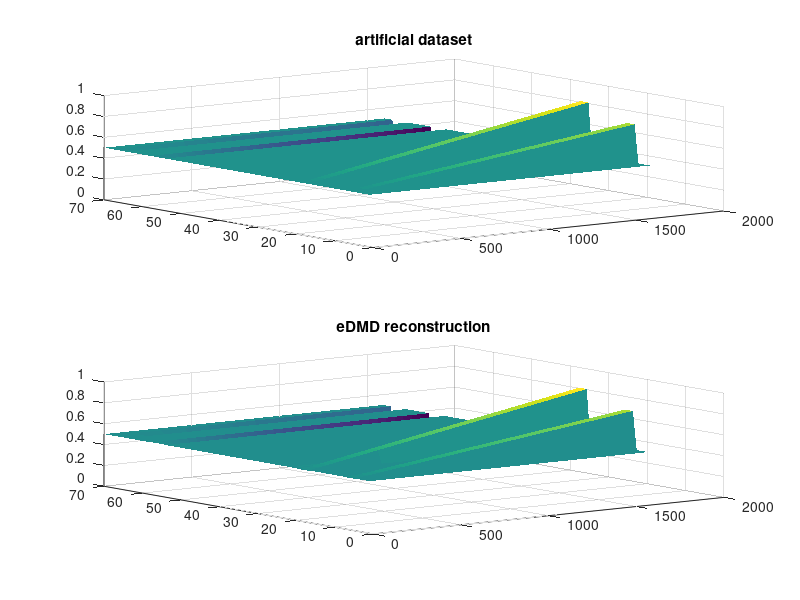
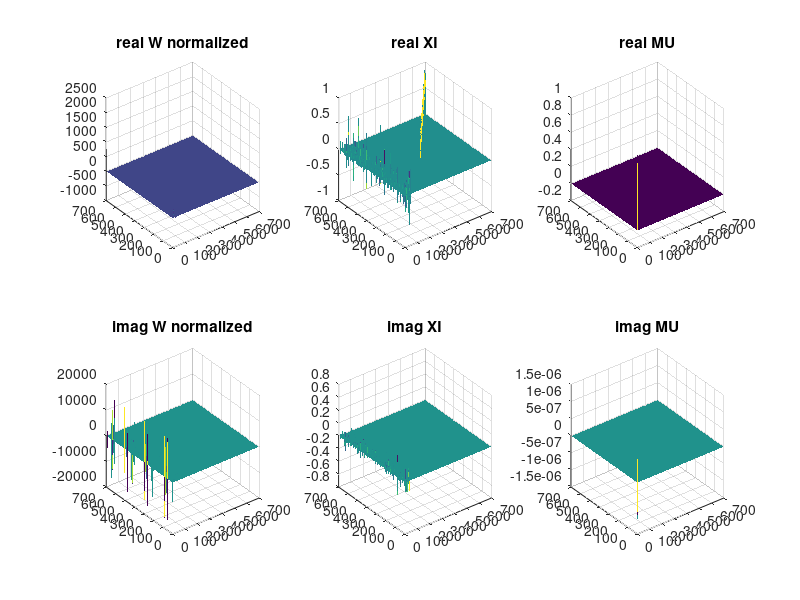
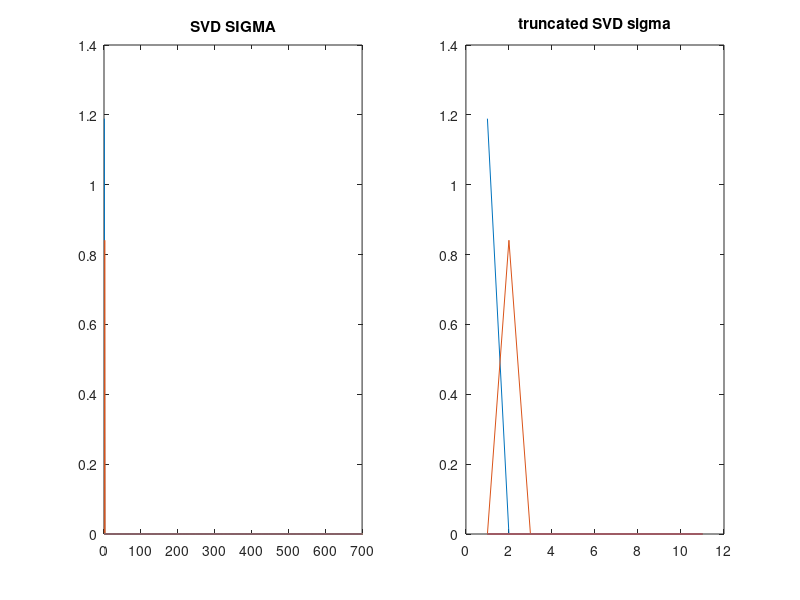

Write the MATLAB code that produced these figures, in order.
clear all
%PARAMETERS:
dt = 0.004;                  % delta*t Considering a sampling rate of 250Hz
nstacks = 10 ;                                          %Stacking parameter
r = 11;                                              %SVD: rank truncation 
N = 70;                 %ARTIFICIAL DATASET: number of channels in the data
M = 1600;              %ARTIFICIAL DATASET: number of snapshots in the data
t = dt.*(1:M);                             %ARTIFICIAL DATASET: Time vector
omega = 17.5;                      % ARTIFICIAL DATASET: Frequency multiplier
tau = 1.2;                            % ARTIFICIAL DATASET: delay parameter
Np = 0.0000;                               % ARTIFICIAL DATASET: Noise parameter
MA = 3;                      %ARTIFICIAL DATASET: Moving average parameter

%ARTIFICIAL DATASET:
No = Np.*(randn(N,M));                                         %White noise
f0 = 1;          % start frequency
f1 = 0.01;         %end freq
%X_osc = cos(2*pi*(f0*t + (f1 - f0)/(2*t(end)) * t.^2));
%X_osc = t+cos(2*pi*t);
%X_osc = t.^2;
%X_osc = 1./(1+exp(-t));
X_osc = t;
X_zero= zeros(N,M);
X_zero(5:7, :) = repmat(0.7.*X_osc, 3, 1);
X_zero(17:19, :) = repmat(0.95.*X_osc, 3, 1);
X_zero(55:57, :) = repmat(-0.95.*X_osc, 3, 1);
X_zero(65:67, :) = repmat(-0.35.*X_osc, 3, 1);
%Xconst= zeros(N,M);
%Xconst(5:7, :) = 2;
X_0 = X_zero + No;
Xcol = X_0(:);
X_col_n = normalize(Xcol, "range");
X_0_rec = reshape(X_col_n, N, M);
%X_0 = movmean(X_0,MA);   %This is a mobile mean function that makes our data a bit more smoth
X1 = X_0_rec(:, 1:end-1);
X2 = X_0_rec(:, 2:end);


%Here we will perform stacking:
%nstacks = 1;  %Stacking, at the parameters section
if nstacks > 1
    Xaug = [];
    for st = 1:nstacks
        Xaug = [Xaug; X_0(:, st:end-nstacks+st)]; 
    end
    
    X1 = Xaug(:, 1:end-1);
    X2 = Xaug(:, 2:end);
else
    X1 = X_0(:, 1:end-1);
    X2 = X_0(:, 2:end);
end
N = size(X1,1);  %number of channels in the stack
M = size(X1,2); %number of snapshots in the stack 

%A very very short eDMD dictionary, for testing purposes
% X1e = [0.*abs(X1).^2; X1];
% X2e = [0.*abs(X2).^2; X2];

%We define activity clusters to help us represent activity relations
C1 = mean(X_0(5:7, 1:end-nstacks), 1);
C2 = mean(X_0(17:19, 1:end-nstacks), 1);
C3 = mean(X_0(55:57, 1:end-nstacks), 1); %unrelated area in the occipital lobe


% X1e = [X1 ; 0.*C1.*X1 ; 0.*C2.*X1 ; 0.*C3.*X1 ];
% X2e = [X2 ; 0.*C1.*X2 ; 0.*C1.*X2 ; 0.*C1.*X2 ];
% X1e = [X1 ; 0.*C1.*X1 ; 0.*C2.*X1 ; 0.*C3.*X1 ; 0.*asind(X1); 0.*acos(X1) ];
% X2e = [X2 ; 0.*C1.*X2 ; 0.*C1.*X2 ; 0.*C1.*X2 ; 0.*asind(X2); 0.*acos(X2) ];
% X1e = [X1 ; C1.*X1 ; C2.*X1 ; C3.*X1 ; asind(X1); acos(X1) ];
% X2e = [X2 ; C1.*X2 ; C1.*X2 ; C1.*X2 ; asind(X2); acos(X2) ];
%X1e = [X1 ; 0.* cos(2*pi*(f0*X1 + (f1 - f0)/(2*X1(end)) * X1.^2)) ];
%X2e = [X2 ; 0.* cos(2*pi*(f0*X2 + (f1 - f0)/(2*X2(end)) * X2.^2))  ];
% X1e = [X1 ;  cos(2*pi*(f0*X1 + (f1 - f0) * X1.^2)) ];
% X2e = [X2 ;  cos(2*pi*(f0*X2 + (f1 - f0) * X2.^2)) ];
% X1e = [X1 ; 1./(1+exp(-X1))  ];
% X2e = [X2 ; 1./(1+exp(-X2))  ];

X1e = [X1 ];
X2e = [X2 ];



Psi_mX = X1e.'; %Proper variable naming
Psi_mY = X2e.';

%THE B MATRIX: weights that are used to build the koopman modes
%It is easily built by realizing X1 in X1e encondes the full state
k = size(X2e, 1);  %dimension of the observables vector
% btop = zeros(N,N);
% bmid = eye(N);
% B = [btop;bmid];


%b_top = eye(N);
%b_low = zeros(1*N,N);
%B = [b_top;b_low];
B = eye(N);
%X1e and X2e are Psi_M transposed, run the next couple lines to verify
%that B fulfils eq16 in Williams:
 %  Cr=transpose(B)*transpose(Psi_mX);
 %  CCr=Cr-X1;


%X1e and X2e are Psi_M transposed, run the next couple lines to verify
%that B fulfils eq16 in Williams:
%  C=transpose(B)*transpose(Psi_mX);
%  CC=C-X1;

%Generate the eDMD approximation to the Koopman Operator:
G = (Psi_mX'*Psi_mX)/M;
A = (Psi_mX'*Psi_mY)/M;
K = pinv(G)*A;    %The eDMD approximation to the Koopman operator
clear G A

%We introduce SVD to truncate K
[u,sig,v] = svd(K, 'econ'); % Performs svd on the data
%r=5; %rank truncation parameter is at the parameters section
u_t = u(:,1:r); 
sig_t = sig(1:r,1:r); 
v_t = v(:,1:r); % r-truncate U, Sigma & V
Kt = u_t*sig_t*v_t' ;   %Generates the truncated Kt

%Calculate the and normalize eigenvectors: 
[XI,MU,W] = eig(Kt);       %Generate eigenvalues and left-right eigenvctors
inerp = sum(conj(W).*XI);                  %Calculate the w_k'xi_k products
%inerp(inerp< 0.00001) = 0;   %Remove neglible inner p. (0.00001 worked ok) 
Wn = W./inerp;    %define the scaled w_n left eigenvectors in the u. circle
scaledIP = sum(conj(Wn).*XI);              %Calculate the w_n'xi_k products
ip_angle = angle(scaledIP);     %phase of w_n'xi_k products in the c. plane
an_cor = exp(1i * +ip_angle);                      %angle correction factor
Wnn = Wn.*an_cor;                                 %normalized w eigevectors
ipfinal = sum(conj(Wnn).*XI); %this should be vector of ones if all went ok

%Calculate the Koopman modes v_i
V = (Wnn'*B).';    %eDMDSVD: We use conjugate transpose now...
V(isnan(V)) = 0; %remove all undefined entries.

%State reconstruction with discrete-time eigenvalues:
mu = repmat(diag(MU)', M, 1);
row_indices = (1:M)';  % Create a column vector of row indices
mu_p = mu .^ row_indices;  % Element-wise exponentiation
Psi0 = Psi_mX(1,:);
Phid = diag(Psi0*XI);  %State reconstruction: build the diagonal Phi matrix
Xrr = real((mu_p*Phid*V')'); %State recontruction: 
orN = size(X_0,1); %Original number of channels
Xr = Xrr(1:orN,:); %Remove copies from the stacking 
Xr_col = Xr(:);
Xr_col_n = normalize(Xr_col, "range");
Xr_rec = reshape(Xr_col_n, orN, M);

%ERROR:
%rem=Xr_rec-X_0(:, 1:1597); %This needs to be generalized!!!
%E=norm(rem,"fro")/norm(X1,"fro");

%Graphs: Artificial dataset and eDMD reconstruction
figure;
subplot(2,1,1)
surf(X_0_rec, 'EdgeColor','none')
title('artificial dataset')
subplot(2,1,2)
surf(Xr_rec, 'EdgeColor','none')
title(sprintf('eDMD, period (\\omega = %.2f)', omega));   % Add omega value
title('eDMD reconstruction')

%Graphs: Eigenvalues, left and right eigenvectors
figure;
subplot(2,3,1)
surf(real(Wnn), 'EdgeColor','none')
title('real W normalized');
subplot(2,3,2)
surf(real(XI), 'EdgeColor','none')
title('real XI');
subplot(2,3,3)
surf(real(MU), 'EdgeColor','none')
title('real MU');
subplot(2,3,4)
surf(imag(Wnn), 'EdgeColor','none')
title('imag W normalized');
subplot(2,3,5)
surf(imag(XI), 'EdgeColor','none')
title('imag XI');
subplot(2,3,6)
surf(imag(MU), 'EdgeColor','none')
title('imag MU');

%Graphs: SVD singular values (and truncated sv)
figure;
subplot(1,2,1)
plot(sig)
title('SVD SIGMA');
subplot(1,2,2)
plot(sig_t)
title('truncated SVD sigma');
